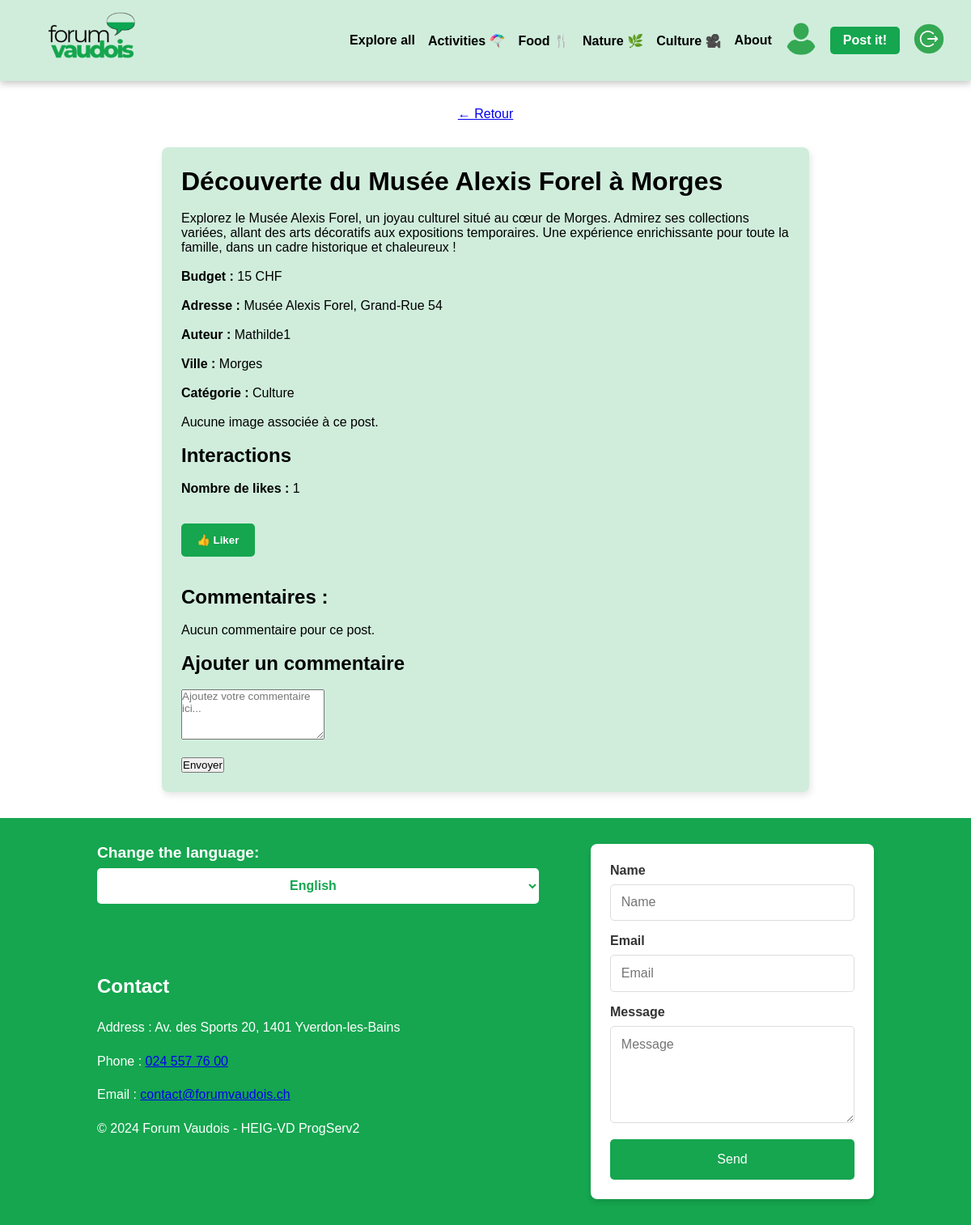
Page /pages/postDetails.php?id_post=18 (signed in) on the committed database.
### tables this page shows
CREATE TABLE Post (
    id INTEGER PRIMARY KEY AUTOINCREMENT,
    id_user INTEGER NOT NULL,
    id_city INTEGER NOT NULL,
    id_category INTEGER NOT NULL,
    title TEXT NOT NULL,
    text TEXT NOT NULL,
    budget REAL,
    address TEXT,
    created_at DATETIME DEFAULT CURRENT_TIMESTAMP,
    last_update DATETIME DEFAULT CURRENT_TIMESTAMP,
    FOREIGN KEY (id_user) REFERENCES User(id) ON DELETE CASCADE,
    FOREIGN KEY (id_city) REFERENCES City(id),
    FOREIGN KEY (id_category) REFERENCES Category(id)
);

CREATE TABLE User (
    id INTEGER PRIMARY KEY AUTOINCREMENT,
    username TEXT NOT NULL UNIQUE,
    email TEXT NOT NULL UNIQUE,
    password TEXT NOT NULL,
    created_at DATETIME DEFAULT CURRENT_TIMESTAMP,
    token TEXT,
    isBlocked BOOLEAN DEFAULT 0,
    isVerified BOOLEAN DEFAULT 0
);

### src/CRUDManager/DbManagerCRUD.php (called while the page is built, shortened)
<?php
class DbManagerCRUD implements I_ApiCRUD
{
    private $db;
    public function __construct()
    {
        $config = parse_ini_file(__DIR__ . '/../../config/db.ini');
        $basePath = dirname(__DIR__, 2);
        $dsn = str_replace('%BASE_PATH%', $basePath, $config['dsn']);
        $username = $config['username'];
        $password = $config['password'];
        $this->db = new \PDO($dsn, $username, $password);
    }
    public function getUserById(int $id): ?User
    {
        $sql = "SELECT * FROM user WHERE id = :id";
        $stmt = $this->db->prepare($sql);
        $stmt->bindParam('id', $id, \PDO::PARAM_STR);
        $stmt->execute();
        $userData = $stmt->fetchAll(\PDO::FETCH_ASSOC);
        $user = null;
        if ($userData) {
            $user = new User(
                $userData[0]["username"],
                $userData[0]["email"],
                $userData[0]["password"],
                $userData[0]["token"],
                $userData[0]["id"],
                $userData[0]["isBlocked"],
                $userData[0]["isVerified"]
            );
        }
        return $user;
    }
    public function getPostById(int $id): ?Post
    {
        $sql = "SELECT * FROM Post WHERE id = :id";
        $stmt = $this->db->prepare($sql);
        $stmt->bindParam('id', $id, \PDO::PARAM_INT);
        $stmt->execute();
        $postData = $stmt->fetchAll(\PDO::FETCH_ASSOC);
        $post = null;
        if ($postData) {
            $post = new Post(
                $postData[0]['title'],
                $postData[0]['text'],
                $postData[0]['budget'],
                $postData[0]['id_user'],
                $postData[0]['id_city'],
                $postData[0]['id_category'],
                new DateTime($postData[0]['created_at']),
                new DateTime($postData[0]['last_update']),
                $postData[0]['id'],
                $postData[0]['address']
            );
        }
        return $post;
    }
    public function getLikesById(int $id_post): array
    {
        $sql = "SELECT * FROM Like WHERE id_post = :id_post";
        $stmt = $this->db->prepare($sql);
        $stmt->bindParam('id_post', $id_post, \PDO::PARAM_INT);
        $stmt->execute();
        $likes = [];
        while ($row = $stmt->fetch(\PDO::FETCH_ASSOC)) {
            $likes[] = new Like(
                $row['id_user'],
                $row['id_post']
            );
        }
        return $likes;
    }
}

### src/Entity/Post.php (called while the page is built, shortened)
<?php
class Post
{
    private string $title;
    private string $text;
    private int $budget;
    private string $address;
    private int $author;
    private int $city;
    private int $category;
    public function __construct(string $title, string $text, int $budget, int $author, int $city, int $category, DateTime $created_at, DateTime $last_update, int $id = 0, string $address = "")
    {
        $this->author = $author;
    }
    public function setTitle(string $title): void
    {
        $this->title = $title;
    }
    public function getTitle(): string
    {
        return $this->title;
    }
    public function setText(string $text): void
    {
        $this->text = $text;
    }
    public function getText(): string
    {
        return $this->text;
    }
    public function setBudget(int $budget)
    {
        $this->budget = $budget;
    }
    public function getBudget(): int
    {
        return $this->budget;
    }
    public function setAddress(string $address)
    {
        $this->address = $address;
    }
    public function getAddress(): string
    {
        return ($this->address != "") ? $this->address : "Pas spécifiée";
    }
    public function getAuthor(): int
    {
        return $this->author;
    }
    public function setCity(int $city): void
    {
        $this->city = $city;
    }
    public function getCity(): int
    {
        return $this->city;
    }
    public function setCategory(int $category): void
    {
        $this->category = $category;
    }
    public function getCategory(): int
    {
        return $this->category;
    }
}

### src/Entity/User.php (called while the page is built, shortened)
<?php
class User
{
    private string $username;
    public function setUsername(string $username)
    {
        $options = "/^.{1,20}$/";
        $this->username = $username;
    }
    public function getUsername(): string
    {
        return $this->username;
    }
}

### src/Entity/City.php (called while the page is built, shortened)
<?php
class City
{
    private $cityName;
    public function setCityName(string $cityName)
    {
        $options = "/^.{1,50}$/";
        $this->cityName = $cityName;
    }
    public function getCityName(): string
    {
        return $this->cityName;
    }
    public static function getCityById(int $id): City
    {
        $cityData = [
            1 => "Lausanne",
            3 => "Yverdon-les-Bains",
            2 => "Montreux",
            4 => "Vevey",
            5 => "Nyon",
            7 => "Renens",
            6 => "Morges"
        ];
        return new City($cityData[$id], $id);
    }
}

### src/Entity/Category.php (called while the page is built, shortened)
<?php
class Category
{
    private string $categoryName;
    public function setCategoryName(string $categoryName)
    {
        $options = "/^.{1,20}$/";
        $this->categoryName = $categoryName;
    }
    public function getCategoryName(): string
    {
        return $this->categoryName;
    }
    public static function getCategoryById(int $id): Category
    {
        $categoryData = [
            1 => "Food",
            2 => "Activité",
            3 => "Nature",
            4 => "Culture"
        ];
        return new Category($categoryData[$id], $id);
    }
}

### pages/postDetails.php (the view, shortened to what this page needs)
<?php
$idPost = (int)$_GET['id_post'];
try {
    $dbManager = new DbManagerCRUD();
    $post = $dbManager->getPostById($idPost);
    $medias = $dbManager->getMediasByPostId($idPost);
    $likes = $dbManager->getLikesById($idPost);
    $comments = $dbManager->getCommentsById($idPost);
    $authorUser = $dbManager->getUserById($post->getAuthor())->getUsername();
} catch (Exception $e) {
    echo "Erreur lors de la récupération des données : " . htmlspecialchars($e->getMessage());
    exit;
}
$userLiked = false;
$totalLikes = count($likes);
$previousPage = $_SERVER['HTTP_REFERER'] ?? '../index.php';
?>
<!DOCTYPE html>
<html lang="fr">
<head>
    <link rel="stylesheet" href="../assets/css/style.css?v=<?= time(); ?>">
</head>
<body>
    <?php include '../components/header.php'; ?>
    <main class="main-content-post-detail">
        <a href="<?= htmlspecialchars($previousPage) ?>" class="return-link">&larr; Retour</a>
        <div class="post-detail-container">
            <h1><?= htmlspecialchars($post->getTitle()) ?></h1>
            <br>
            <p><?= nl2br(htmlspecialchars($post->getText())) ?></p><br>
            <p><strong>Budget :</strong> <?= htmlspecialchars($post->getBudget()) ?> CHF</p><br>
            <p><strong>Adresse :</strong> <?= htmlspecialchars($post->getAddress()) ?></p><br>
            <p><strong>Auteur :</strong> <?= htmlspecialchars($authorUser) ?></p><br>
            <p><strong>Ville :</strong> <?= htmlspecialchars(City::getCityById($post->getCity())->getCityName()) ?></p><br>
            <p><strong>Catégorie :</strong> <?= htmlspecialchars(Category::getCategoryById($post->getCategory())->getCategoryName()) ?></p><br>
            <?php if (!empty($medias)): ?>
                <h2>Images associées :</h2>
                <br>
                <div class="media-container">
                    <?php foreach ($medias as $media): ?>
                        <img src="../uploads/<?= htmlspecialchars($media->getFilePath()) ?>" alt="Image associée au post"><br><br>
                    <?php endforeach; ?>
                </div>
            <?php else: ?>
                <p>Aucune image associée à ce post.</p><br>
            <?php endif; ?>
            <h2>Interactions</h2>
            <br>
            <p><strong>Nombre de likes :</strong> <?= $totalLikes ?></p><br>
            <form method="post" action="likePost.php">
                <button type="submit" class="like-button" <?= $userLiked ? 'disabled' : '' ?>>👍 Liker</button>
            </form><br><br>
            <h2>Commentaires :</h2>
            <br>
            <?php if (!empty($comments)): ?>
                <ul>
                    <?php foreach ($comments as $comment): ?>
                        <li>
                            <p><strong>Auteur :</strong> <?= htmlspecialchars($dbManager->getUserById($comment->getAuthor())->getUsername()) ?></p><br>
                            <p><?= nl2br(htmlspecialchars($comment->getText())) ?></p><br>
                        </li>
                    <?php endforeach; ?>
                </ul>
            <?php else: ?>
                <p>Aucun commentaire pour ce post.</p><br>
            <?php endif; ?>
            <h2>Ajouter un commentaire</h2>
            <br>
            <form method="post" action="addComment.php">
                <textarea name="comment" rows="4" placeholder="Ajoutez votre commentaire ici..." required></textarea><br><br>
                <button type="submit">Envoyer</button>
            </form>
        </div>
    </main>
    <?php include '../components/footer.php'; ?>
</body>
</html>

### assets/css/style.css (style rules this page uses)
* { margin: 0; padding: 0; box-sizing: border-box; font-family: "Arial", sans-serif; }
html, body { height: 100%; }
.main-content-post-detail { display: flex; flex-direction: column; align-items: center; gap: 2rem; padding: 2rem; }
.post-detail-container { background-color: #d0eddc; border-radius: 8px; width: 90%; max-width: 800px; padding: 1.5rem; box-shadow: 2px 4px 8px rgba(0, 0, 0, 0.1); }
.like-button { background-color: #15a64f; color: #fff; padding: 0.8rem 1.2rem; border: none; border-radius: 5px; cursor: pointer; font-weight: bold; margin-top: 1rem; transition: background-color 0.3s ease; }

### rows in the picture
post: title "Découverte du Musée Alexis Forel à Morges", text "Explorez le Musée Alexis Forel, un joyau culturel situé au cœur de Morges. Admirez ses collections variées, allant des arts décoratifs aux expositions temporaires. Une expérience enrichissante pour toute la famille, dans un cadre historique et chaleureux !", budget "15", address "Musée Alexis Forel, Grand-Rue 54", id_user.username "Mathilde1", id_city "Morges", id_category "Culture"

### other values in the picture
$messages['nav_all'] "Explore all"
$messages['nav_activities'] "Activities 🪂"
$messages['nav_food'] "Food 🍴"
$messages['nav_nature'] "Nature 🌿​"
$messages['nav_culture'] "Culture ​​🎥​"
$messages['nav_about'] "About"
$totalLikes "1"
$messages['change_language'] "Change the language:"
$messages['footer_title'] "Contact"
$messages['footer_address'] "Address"
$messages['footer_phone'] "Phone"
$messages['footer_email'] "Email"
$messages['footer_form_name'] "Name"
$messages['footer_form_email'] "Email"
$messages['footer_form_message'] "Message"
